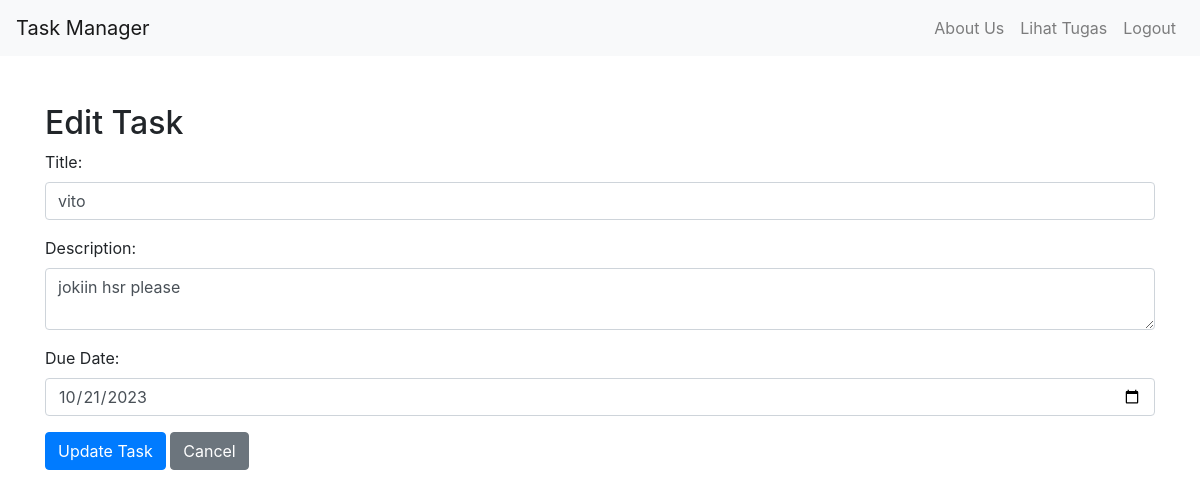
/task_edit.php?id=2, run on the app's committed database.
### tables this page shows
CREATE TABLE `tasks` (
  `id` int(11) NOT NULL,
  `user_id` int(11) DEFAULT NULL,
  `title` varchar(255) NOT NULL,
  `description` text DEFAULT NULL,
  `due_date` date DEFAULT NULL,
  `status` enum('Not started','In progress','Waiting on','Done') DEFAULT 'Not started'
);

### task_edit.php (the view, shortened to what this page needs)
<?php
require 'db.php';
$task_id = $_GET['id'];
$sql = "SELECT * FROM tasks WHERE id = '$task_id'";
$result = mysqli_query($conn, $sql);
$task = mysqli_fetch_assoc($result);
?>
<!DOCTYPE html>
<html lang="en">
<head>
    <link rel="stylesheet" href="https://stackpath.bootstrapcdn.com/bootstrap/4.5.2/css/bootstrap.min.css">
</head>
<body>
    <nav class="navbar navbar-expand-lg navbar-light bg-light">
        <a class="navbar-brand" href="home_page.php">Task Manager</a>
        <div class="collapse navbar-collapse" id="navbarNav">
            <ul class="navbar-nav ml-auto">
                <li class="nav-item">
                    <a class="nav-link" href="about_us.php">About Us</a>
                </li>
                <li class="nav-item">
                    <a class="nav-link" href="home_page.php">Lihat Tugas</a>
                </li>
                <li class="nav-item">
                    <a class="nav-link" href="logout.php">Logout</a>
                </li>
            </ul>
        </div>
    </nav>
    <div class="container mt-5">
        <h2>Edit Task</h2>
        <form method="post">
            <div class="form-group">
                <label for="title">Title:</label>
                <input type="text" class="form-control" id="title" name="title" value="<?= $task['title'] ?>" required>
            </div>
            <div class="form-group">
                <label for="description">Description:</label>
                <textarea class="form-control" id="description" name="description"><?= $task['description'] ?></textarea>
            </div>
            <div class="form-group">
                <label for="due_date">Due Date:</label>
                <input type="date" class="form-control" id="due_date" name="due_date" value="<?= $task['due_date'] ?>" required>
            </div>
            <button type="submit" class="btn btn-primary">Update Task</button>
            <a href="home_page.php" class="btn btn-secondary">Cancel</a>
        </form>
    </div>
</body>
</html>

### data on the page
tasks: title "vito", description "jokiin hsr please", due_date "10/21/2023"
